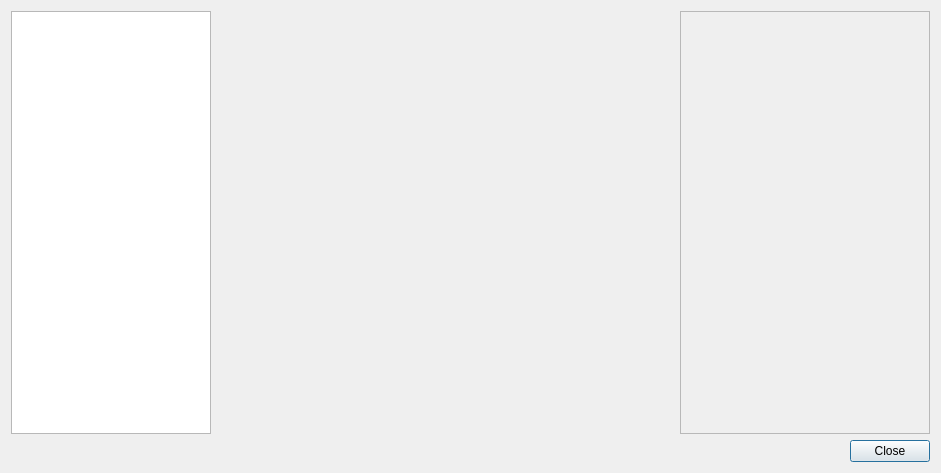
<?xml version="1.0" encoding="UTF-8"?>
<ui version="4.0">
 <class>AddPodcastDialog</class>
 <widget class="QDialog" name="AddPodcastDialog">
  <property name="geometry">
   <rect>
    <x>0</x>
    <y>0</y>
    <width>941</width>
    <height>473</height>
   </rect>
  </property>
  <property name="windowTitle">
   <string>Dialog</string>
  </property>
  <layout class="QVBoxLayout" name="verticalLayout_3">
   <item>
    <layout class="QHBoxLayout" name="horizontalLayout">
     <item>
      <widget class="QListWidget" name="provider_list">
       <property name="maximumSize">
        <size>
         <width>200</width>
         <height>16777215</height>
        </size>
       </property>
       <property name="horizontalScrollBarPolicy">
        <enum>Qt::ScrollBarAlwaysOff</enum>
       </property>
       <property name="iconSize">
        <size>
         <width>32</width>
         <height>32</height>
        </size>
       </property>
       <property name="uniformItemSizes">
        <bool>true</bool>
       </property>
      </widget>
     </item>
     <item>
      <layout class="QVBoxLayout" name="verticalLayout">
       <item>
        <widget class="QStackedWidget" name="stack">
         <property name="sizePolicy">
          <sizepolicy hsizetype="Preferred" vsizetype="Fixed">
           <horstretch>0</horstretch>
           <verstretch>0</verstretch>
          </sizepolicy>
         </property>
        </widget>
       </item>
       <item>
        <widget class="QStackedWidget" name="results_stack">
         <property name="currentIndex">
          <number>1</number>
         </property>
         <widget class="QWidget" name="results_page">
          <layout class="QVBoxLayout" name="verticalLayout_2">
           <property name="spacing">
            <number>0</number>
           </property>
           <property name="margin">
            <number>0</number>
           </property>
           <item>
            <widget class="AutoExpandingTreeView" name="results">
             <property name="editTriggers">
              <set>QAbstractItemView::NoEditTriggers</set>
             </property>
             <property name="uniformRowHeights">
              <bool>true</bool>
             </property>
             <attribute name="headerVisible">
              <bool>false</bool>
             </attribute>
            </widget>
           </item>
          </layout>
         </widget>
         <widget class="QWidget" name="busy_page">
          <layout class="QVBoxLayout" name="verticalLayout_4">
           <property name="spacing">
            <number>0</number>
           </property>
           <property name="margin">
            <number>0</number>
           </property>
           <item>
            <spacer name="verticalSpacer_2">
             <property name="orientation">
              <enum>Qt::Vertical</enum>
             </property>
             <property name="sizeHint" stdset="0">
              <size>
               <width>0</width>
               <height>192</height>
              </size>
             </property>
            </spacer>
           </item>
           <item>
            <layout class="QHBoxLayout" name="horizontalLayout_2">
             <item>
              <spacer name="horizontalSpacer">
               <property name="orientation">
                <enum>Qt::Horizontal</enum>
               </property>
               <property name="sizeHint" stdset="0">
                <size>
                 <width>40</width>
                 <height>20</height>
                </size>
               </property>
              </spacer>
             </item>
             <item>
              <widget class="BusyIndicator" name="widget" native="true">
               <property name="text" stdset="0">
                <string>Loading...</string>
               </property>
              </widget>
             </item>
             <item>
              <spacer name="horizontalSpacer_2">
               <property name="orientation">
                <enum>Qt::Horizontal</enum>
               </property>
               <property name="sizeHint" stdset="0">
                <size>
                 <width>40</width>
                 <height>20</height>
                </size>
               </property>
              </spacer>
             </item>
            </layout>
           </item>
           <item>
            <spacer name="verticalSpacer">
             <property name="orientation">
              <enum>Qt::Vertical</enum>
             </property>
             <property name="sizeHint" stdset="0">
              <size>
               <width>0</width>
               <height>0</height>
              </size>
             </property>
            </spacer>
           </item>
          </layout>
         </widget>
        </widget>
       </item>
      </layout>
     </item>
     <item>
      <widget class="QScrollArea" name="details_scroll_area">
       <property name="minimumSize">
        <size>
         <width>250</width>
         <height>0</height>
        </size>
       </property>
       <property name="maximumSize">
        <size>
         <width>250</width>
         <height>16777215</height>
        </size>
       </property>
       <property name="horizontalScrollBarPolicy">
        <enum>Qt::ScrollBarAlwaysOff</enum>
       </property>
       <property name="widgetResizable">
        <bool>true</bool>
       </property>
       <widget class="PodcastInfoWidget" name="details">
        <property name="geometry">
         <rect>
          <x>0</x>
          <y>0</y>
          <width>248</width>
          <height>418</height>
         </rect>
        </property>
       </widget>
      </widget>
     </item>
    </layout>
   </item>
   <item>
    <widget class="QDialogButtonBox" name="button_box">
     <property name="orientation">
      <enum>Qt::Horizontal</enum>
     </property>
     <property name="standardButtons">
      <set>QDialogButtonBox::Close</set>
     </property>
    </widget>
   </item>
  </layout>
 </widget>
 <customwidgets>
  <customwidget>
   <class>BusyIndicator</class>
   <extends>QWidget</extends>
   <header>widgets/busyindicator.h</header>
   <container>1</container>
  </customwidget>
  <customwidget>
   <class>PodcastInfoWidget</class>
   <extends>QWidget</extends>
   <header>podcasts/podcastinfowidget.h</header>
   <container>1</container>
  </customwidget>
  <customwidget>
   <class>AutoExpandingTreeView</class>
   <extends>QTreeView</extends>
   <header>widgets/autoexpandingtreeview.h</header>
  </customwidget>
 </customwidgets>
 <resources/>
 <connections>
  <connection>
   <sender>button_box</sender>
   <signal>accepted()</signal>
   <receiver>AddPodcastDialog</receiver>
   <slot>accept()</slot>
   <hints>
    <hint type="sourcelabel">
     <x>827</x>
     <y>436</y>
    </hint>
    <hint type="destinationlabel">
     <x>157</x>
     <y>274</y>
    </hint>
   </hints>
  </connection>
  <connection>
   <sender>button_box</sender>
   <signal>rejected()</signal>
   <receiver>AddPodcastDialog</receiver>
   <slot>reject()</slot>
   <hints>
    <hint type="sourcelabel">
     <x>876</x>
     <y>436</y>
    </hint>
    <hint type="destinationlabel">
     <x>286</x>
     <y>274</y>
    </hint>
   </hints>
  </connection>
 </connections>
</ui>
